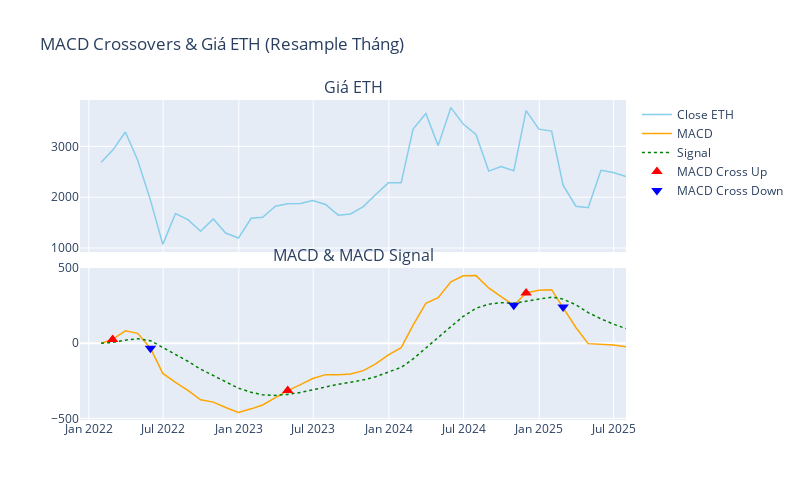

The notebook cell saved with this chart:
### Markdown cell above
chỉ số rsi 14 là chỉ số dùng để đo sự thay đổi của giá qua 14 phiên gần nhất 

quá mua : là trạng thái khi giá của một tài sản đã tăng quá nhanh và quá nhiều trong một khoảng thời gian ngắn. Điều này cho thấy tài sản đó đang bị mua vào một cách thái quá và có thể sắp bước vào giai đoạn điều chỉnh giảm giá

quá bán : Quá bán là trạng thái khi giá của một tài sản đã giảm quá nhanh và quá nhiều trong một khoảng thời gian ngắn. Điều này cho thấy tài sản đó đang bị bán ra một cách thái quá và có thể sắp phục hồi tăng giá.

Khi RSI vượt 70 → Thường trùng với các giai đoạn giá ETH đạt đỉnh hoặc gần đỉnh ngắn hạn → sau đó giá có xu hướng giảm hoặc điều chỉnh.

Khi RSI xuống dưới 30 → Thường trùng với các đáy giá ETH → sau đó giá thường bật tăng

1 vài thời điểm nổi bật : 

cuối tháng 2/2024 chỉ số rsi > 70 tại thời điểm đó thì giá đang ở mức 3340 và có xu hướng tăng , lực mua đáng chiếm ưu thế khiến tài sản bị định giá cao trong ngắn hạn , tín hiện này cảnh báo là xu hướng tăng có thể không bền vững , sắp có đợt điều chỉnh giá

### Code cell
import plotly.graph_objects as go
from plotly.subplots import make_subplots

# Resample lấy giá đóng cuối tháng
df_month = df.resample('M', on='timestamp_utc').agg({'close_eth': 'last'}).reset_index()

# Tính EMA 10 tháng, EMA 26 tháng
df_month['ema_10'] = df_month['close_eth'].ewm(span=10, adjust=False).mean()
df_month['ema_26'] = df_month['close_eth'].ewm(span=26, adjust=False).mean()

# Tính MACD và MACD signal
df_month['macd'] = df_month['ema_10'] - df_month['ema_26']
df_month['macd_signal'] = df_month['macd'].ewm(span=9, adjust=False).mean()

# --- 2. Xác định điểm MACD cắt lên/cắt xuống ---
df_month['macd_diff'] = df_month['macd'] - df_month['macd_signal']
df_month['macd_diff_prev'] = df_month['macd_diff'].shift(1)

df_month['cross_up'] = (df_month['macd_diff'] > 0) & (df_month['macd_diff_prev'] <= 0)
df_month['cross_down'] = (df_month['macd_diff'] < 0) & (df_month['macd_diff_prev'] >= 0)

# --- 3. Tạo subplot ---
fig = make_subplots(
    rows=2, cols=1,
    shared_xaxes=True,
    vertical_spacing=0.05,
    subplot_titles=("Giá ETH", "MACD & MACD Signal")
)

# --- Hàng 1: Giá ETH ---
fig.add_trace(go.Scatter(
    x=df_month['timestamp_utc'],
    y=df_month['close_eth'],
    mode='lines',
    name='Close ETH',
    line=dict(color='skyblue', width=1.5)
), row=1, col=1)

# --- Hàng 2: MACD & Signal ---
fig.add_trace(go.Scatter(
    x=df_month['timestamp_utc'],
    y=df_month['macd'],
    mode='lines',
    name='MACD',
    line=dict(color='orange', width=1.5)
), row=2, col=1)

fig.add_trace(go.Scatter(
    x=df_month['timestamp_utc'],
    y=df_month['macd_signal'],
    mode='lines',
    name='Signal',
    line=dict(color='green', width=1.5, dash='dot')
), row=2, col=1)

# --- Hàng 2: Đánh dấu điểm cắt lên ---
fig.add_trace(go.Scatter(
    x=df_month.loc[df_month['cross_up'], 'timestamp_utc'],
    y=df_month.loc[df_month['cross_up'], 'macd'],
    mode='markers',
    name='MACD Cross Up',
    marker=dict(symbol='triangle-up', color='red', size=10)
), row=2, col=1)

# --- Hàng 2: Đánh dấu điểm cắt xuống ---
fig.add_trace(go.Scatter(
    x=df_month.loc[df_month['cross_down'], 'timestamp_utc'],
    y=df_month.loc[df_month['cross_down'], 'macd'],
    mode='markers',
    name='MACD Cross Down',
    marker=dict(symbol='triangle-down', color='blue', size=10)
), row=2, col=1)

# --- Layout ---
fig.update_layout(
    height=500,
    width=800,
    title="MACD Crossovers & Giá ETH (Resample Tháng)",
    hovermode="x unified"
)

fig.show()

### Figure 1 — Plotly figure (JSON) as saved in the notebook; plotly's stock layout.template omitted (floating-point values rounded to 4 significant figures)
{"data": [{"line": {"color": "skyblue", "width": 1.5}, "mode": "lines", "name": "Close ETH", "type": "scatter", "x": ["2022-01-31T00:00:00.000000000", "2022-02-28T00:00:00.000000000", "2022-03-31T00:00:00.000000000", "2022-04-30T00:00:00.000000000", "2022-05-31T00:00:00.000000000", "2022-06-30T00:00:00.000000000", "2022-07-31T00:00:00.000000000", "2022-08-31T00:00:00.000000000", "2022-09-30T00:00:00.000000000", "2022-10-31T00:00:00.000000000", "2022-11-30T00:00:00.000000000", "2022-12-31T00:00:00.000000000", "2023-01-31T00:00:00.000000000", "2023-02-28T00:00:00.000000000", "2023-03-31T00:00:00.000000000", "2023-04-30T00:00:00.000000000", "2023-05-31T00:00:00.000000000", "2023-06-30T00:00:00.000000000", "2023-07-31T00:00:00.000000000", "2023-08-31T00:00:00.000000000", "2023-09-30T00:00:00.000000000", "2023-10-31T00:00:00.000000000", "2023-11-30T00:00:00.000000000", "2023-12-31T00:00:00.000000000", "2024-01-31T00:00:00.000000000", "2024-02-29T00:00:00.000000000", "2024-03-31T00:00:00.000000000", "2024-04-30T00:00:00.000000000", "2024-05-31T00:00:00.000000000", "2024-06-30T00:00:00.000000000", "2024-07-31T00:00:00.000000000", "2024-08-31T00:00:00.000000000", "2024-09-30T00:00:00.000000000", "2024-10-31T00:00:00.000000000", "2024-11-30T00:00:00.000000000", "2024-12-31T00:00:00.000000000", "2025-01-31T00:00:00.000000000", "2025-02-28T00:00:00.000000000", "2025-03-31T00:00:00.000000000", "2025-04-30T00:00:00.000000000", "2025-05-31T00:00:00.000000000", "2025-06-30T00:00:00.000000000", "2025-07-31T00:00:00.000000000"], "xaxis": "x", "y": [2687.0, 2921.0, 3282.0, 2727.0, 1942.0, 1071.0, 1678.0, 1554.0, 1329.0, 1573.0, 1294.0, 1196.0, 1585.0, 1605.0, 1822.0, 1870.0, 1874.0, 1934.0, 1856.0, 1646.0, 1671.0, 1815.0, 2052.0, 2282.0, 2283.0, 3340.0, 3645.0, 3014.0, 3762.0, 3438.0, 3233.0, 2513.0, 2602.0, 2519.0, 3704.0, 3338.0, 3301.0, 2238.0, 1822.0, 1794.0, 2528.0, 2485.0, 2405.0], "yaxis": "y"}, {"line": {"color": "orange", "width": 1.5}, "mode": "lines", "name": "MACD", "type": "scatter", "x": ["2022-01-31T00:00:00.000000000", "2022-02-28T00:00:00.000000000", "2022-03-31T00:00:00.000000000", "2022-04-30T00:00:00.000000000", "2022-05-31T00:00:00.000000000", "2022-06-30T00:00:00.000000000", "2022-07-31T00:00:00.000000000", "2022-08-31T00:00:00.000000000", "2022-09-30T00:00:00.000000000", "2022-10-31T00:00:00.000000000", "2022-11-30T00:00:00.000000000", "2022-12-31T00:00:00.000000000", "2023-01-31T00:00:00.000000000", "2023-02-28T00:00:00.000000000", "2023-03-31T00:00:00.000000000", "2023-04-30T00:00:00.000000000", "2023-05-31T00:00:00.000000000", "2023-06-30T00:00:00.000000000", "2023-07-31T00:00:00.000000000", "2023-08-31T00:00:00.000000000", "2023-09-30T00:00:00.000000000", "2023-10-31T00:00:00.000000000", "2023-11-30T00:00:00.000000000", "2023-12-31T00:00:00.000000000", "2024-01-31T00:00:00.000000000", "2024-02-29T00:00:00.000000000", "2024-03-31T00:00:00.000000000", "2024-04-30T00:00:00.000000000", "2024-05-31T00:00:00.000000000", "2024-06-30T00:00:00.000000000", "2024-07-31T00:00:00.000000000", "2024-08-31T00:00:00.000000000", "2024-09-30T00:00:00.000000000", "2024-10-31T00:00:00.000000000", "2024-11-30T00:00:00.000000000", "2024-12-31T00:00:00.000000000", "2025-01-31T00:00:00.000000000", "2025-02-28T00:00:00.000000000", "2025-03-31T00:00:00.000000000", "2025-04-30T00:00:00.000000000", "2025-05-31T00:00:00.000000000", "2025-06-30T00:00:00.000000000", "2025-07-31T00:00:00.000000000"], "xaxis": "x2", "y": [0.0, 25.21, 82.82, 65.57, -32.94, -201.0, -260.1, -314.8, -376.3, -391.5, -427.7, -460.0, -436.3, -410.4, -361.9, -315.0, -274.9, -234.3, -208.8, -209.3, -204.2, -182.1, -137.3, -76.73, -29.69, 120.2, 265.1, 303.2, 408.6, 448.1, 449.8, 367.5, 309.8, 252.9, 334.1, 351.7, 356.3, 240.4, 104.7, -2.692, -4.855, -11.02, -24.21], "yaxis": "y2"}, {"line": {"color": "green", "dash": "dot", "width": 1.5}, "mode": "lines", "name": "Signal", "type": "scatter", "x": ["2022-01-31T00:00:00.000000000", "2022-02-28T00:00:00.000000000", "2022-03-31T00:00:00.000000000", "2022-04-30T00:00:00.000000000", "2022-05-31T00:00:00.000000000", "2022-06-30T00:00:00.000000000", "2022-07-31T00:00:00.000000000", "2022-08-31T00:00:00.000000000", "2022-09-30T00:00:00.000000000", "2022-10-31T00:00:00.000000000", "2022-11-30T00:00:00.000000000", "2022-12-31T00:00:00.000000000", "2023-01-31T00:00:00.000000000", "2023-02-28T00:00:00.000000000", "2023-03-31T00:00:00.000000000", "2023-04-30T00:00:00.000000000", "2023-05-31T00:00:00.000000000", "2023-06-30T00:00:00.000000000", "2023-07-31T00:00:00.000000000", "2023-08-31T00:00:00.000000000", "2023-09-30T00:00:00.000000000", "2023-10-31T00:00:00.000000000", "2023-11-30T00:00:00.000000000", "2023-12-31T00:00:00.000000000", "2024-01-31T00:00:00.000000000", "2024-02-29T00:00:00.000000000", "2024-03-31T00:00:00.000000000", "2024-04-30T00:00:00.000000000", "2024-05-31T00:00:00.000000000", "2024-06-30T00:00:00.000000000", "2024-07-31T00:00:00.000000000", "2024-08-31T00:00:00.000000000", "2024-09-30T00:00:00.000000000", "2024-10-31T00:00:00.000000000", "2024-11-30T00:00:00.000000000", "2024-12-31T00:00:00.000000000", "2025-01-31T00:00:00.000000000", "2025-02-28T00:00:00.000000000", "2025-03-31T00:00:00.000000000", "2025-04-30T00:00:00.000000000", "2025-05-31T00:00:00.000000000", "2025-06-30T00:00:00.000000000", "2025-07-31T00:00:00.000000000"], "xaxis": "x2", "y": [0.0, 5.043, 20.6, 29.59, 17.09, -26.52, -73.24, -121.6, -172.5, -216.3, -258.6, -298.9, -326.4, -343.2, -346.9, -340.5, -327.4, -308.8, -288.8, -272.9, -259.2, -243.7, -222.5, -193.3, -160.6, -104.4, -30.53, 36.22, 110.7, 178.2, 232.5, 259.5, 269.6, 266.2, 279.8, 294.2, 306.6, 293.4, 255.6, 204.0, 162.2, 127.6, 97.2], "yaxis": "y2"}, {"marker": {"color": "red", "size": 10, "symbol": "triangle-up"}, "mode": "markers", "name": "MACD Cross Up", "type": "scatter", "x": ["2022-02-28T00:00:00.000000000", "2023-04-30T00:00:00.000000000", "2024-11-30T00:00:00.000000000"], "xaxis": "x2", "y": [25.21, -315.0, 334.1], "yaxis": "y2"}, {"marker": {"color": "blue", "size": 10, "symbol": "triangle-down"}, "mode": "markers", "name": "MACD Cross Down", "type": "scatter", "x": ["2022-05-31T00:00:00.000000000", "2024-10-31T00:00:00.000000000", "2025-02-28T00:00:00.000000000"], "xaxis": "x2", "y": [-32.94, 252.9, 240.4], "yaxis": "y2"}], "layout": {"annotations": [{"font": {"size": 16}, "showarrow": false, "text": "Giá ETH", "x": 0.5, "xanchor": "center", "xref": "paper", "y": 1, "yanchor": "bottom", "yref": "paper"}, {"font": {"size": 16}, "showarrow": false, "text": "MACD & MACD Signal", "x": 0.5, "xanchor": "center", "xref": "paper", "y": 0.475, "yanchor": "bottom", "yref": "paper"}], "height": 500, "hovermode": "x unified", "title": {"text": "MACD Crossovers & Giá ETH (Resample Tháng)"}, "width": 800, "xaxis": {"anchor": "y", "domain": [0, 1], "matches": "x2", "showticklabels": false}, "xaxis2": {"anchor": "y2", "domain": [0, 1]}, "yaxis": {"anchor": "x", "domain": [0.525, 1]}, "yaxis2": {"anchor": "x2", "domain": [0, 0.475]}}}
